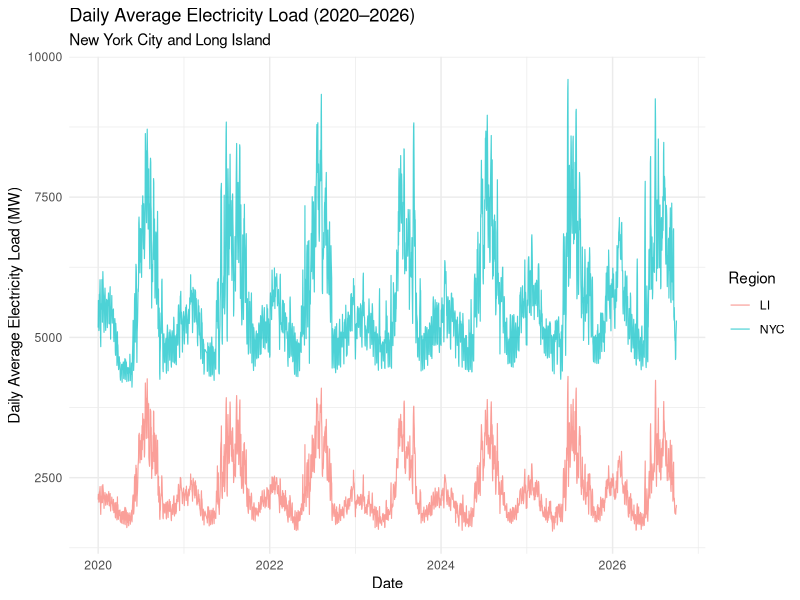
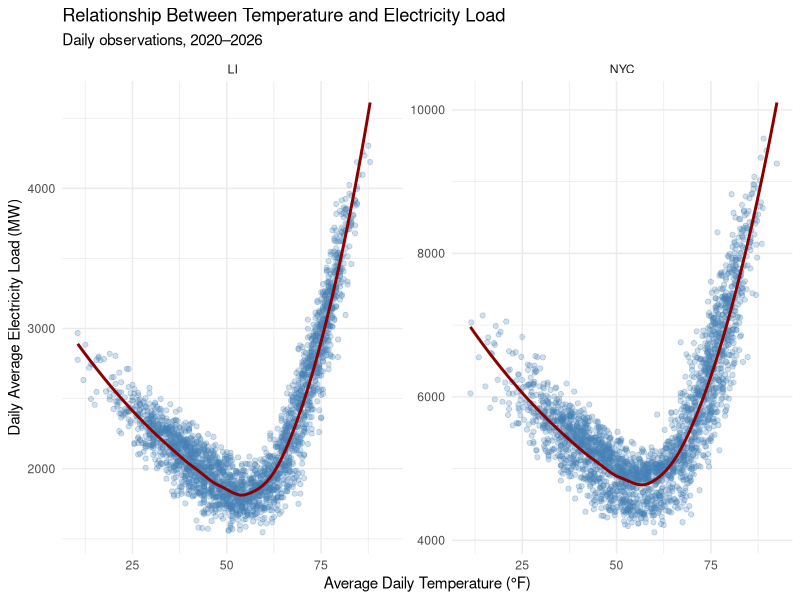
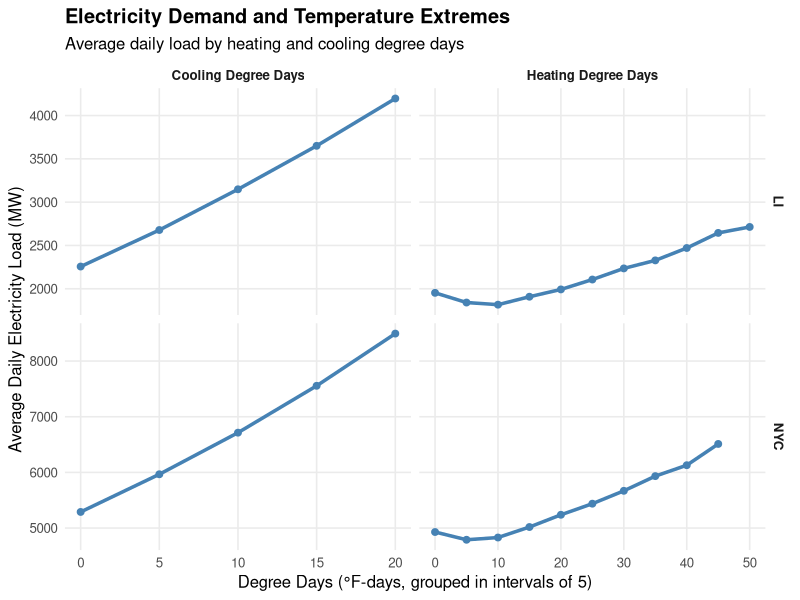
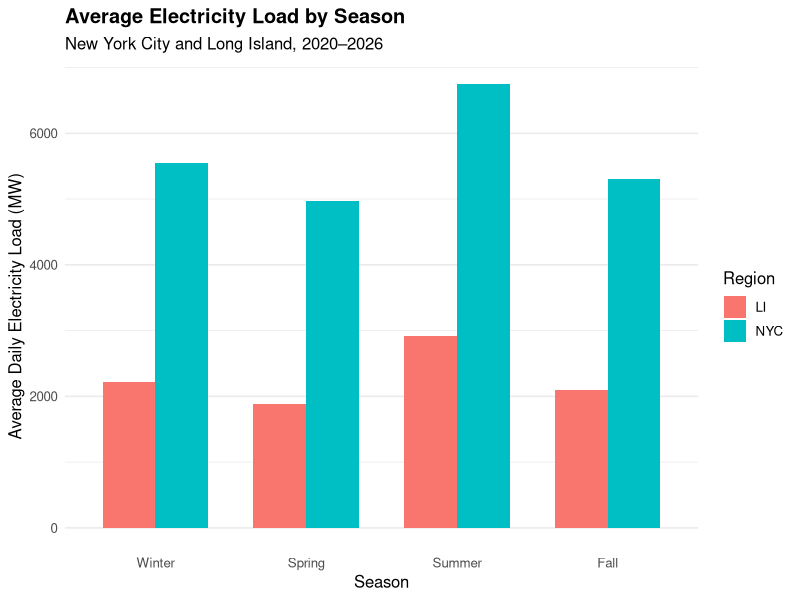
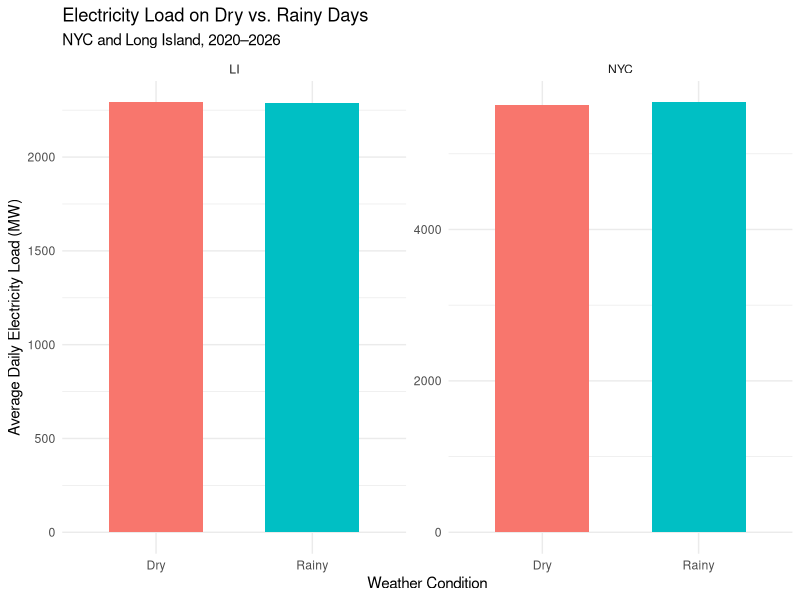
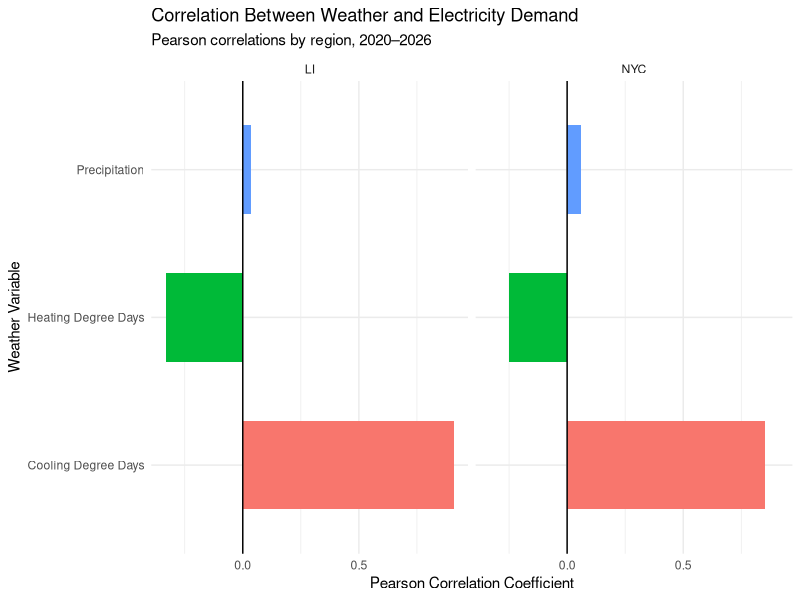

Write the R code that produced these figures, in order.
## ---- chunk 1
library(tidyverse)
library(lubridate)

# Import NOAA weather data
weather <- read_csv(
  "NOAA_Weather_All_Three_Stations.csv",
  show_col_types = FALSE
)

# Import NYISO electricity data
electricity <- read_csv(
  "nyiso_daily_average_load.csv",
  show_col_types = FALSE
)

# Check dataset dimensions
dim(weather)
dim(electricity)

# Inspect column names
names(weather)
names(electricity)

# Preview datasets
glimpse(weather)
glimpse(electricity)
## ---- chunk 2
### Prepare Daily Weather Data
weather_daily <- weather %>%
  mutate(
    TAVG = (TMAX + TMIN) / 2,
    Zone = case_when(
      NYISO_ZONE == "NYC" ~ "NYC",
      NYISO_ZONE == "Long Island" ~ "LI",
      TRUE ~ NA_character_
    )
  ) %>%
  group_by(DATE, Zone) %>%
  summarise(
    TAVG = mean(TAVG, na.rm = TRUE),
    PRCP = mean(PRCP, na.rm = TRUE),
    .groups = "drop"
  ) %>%
  mutate(
    HDD = pmax(65 - TAVG, 0),
    CDD = pmax(TAVG - 65, 0)
  )

# Verify weather data
glimpse(weather_daily)
## ---- chunk 3
# Join electricity and weather data
# Standardize electricity region names and join with weather data
combined_data <- electricity %>%
  rename(
    DATE = Date,
    Zone = Name
  ) %>%
  mutate(
    Zone = case_when(
      Zone == "N.Y.C." ~ "NYC",
      Zone == "LONGIL" ~ "LI",
      TRUE ~ NA_character_
    )
  ) %>%
  left_join(
    weather_daily,
    by = c("DATE", "Zone"),
    relationship = "one-to-one"
  ) %>%
  arrange(DATE, Zone)

# Verify results
combined_data %>% count(Zone)

colSums(is.na(combined_data))
## ---- chunk 4
combined_data %>%
  count(Zone)

combined_data %>%
  group_by(Zone) %>%
  summarise(
    Missing_Temperature = sum(is.na(TAVG)),
    Missing_Precipitation = sum(is.na(PRCP)),
    .groups = "drop"
  )
## ---- chunk 5
summary_stats <- combined_data %>%
  group_by(Zone) %>%
  summarise(
    Observations = n(),
    Mean_Load = round(mean(Daily_Average_Load), 2),
    Median_Load = round(median(Daily_Average_Load), 2),
    Min_Load = round(min(Daily_Average_Load), 2),
    Max_Load = round(max(Daily_Average_Load), 2),
    SD_Load = round(sd(Daily_Average_Load), 2),
    Mean_Temp = round(mean(TAVG), 2),
    Min_Temp = round(min(TAVG), 2),
    Max_Temp = round(max(TAVG), 2),
    Mean_PRCP = round(mean(PRCP), 3),
    .groups = "drop"
  )

print(summary_stats)
## ---- chunk 6
ggplot(combined_data,
       aes(x = DATE,
           y = Daily_Average_Load,
           color = Zone)) +
  geom_line(alpha = 0.7, linewidth = 0.4) +
  labs(
    title = "Daily Average Electricity Load (2020–2026)",
    subtitle = "New York City and Long Island",
    x = "Date",
    y = "Daily Average Electricity Load (MW)",
    color = "Region"
  ) +
  theme_minimal()
## ---- chunk 7
ggplot(combined_data,
       aes(x = TAVG, y = Daily_Average_Load)) +
  geom_point(alpha = 0.25, color = "steelblue") +
  geom_smooth(method = "loess", se = FALSE,
              color = "darkred", linewidth = 1) +
  facet_wrap(~ Zone, scales = "free_y") +
  labs(
    title = "Relationship Between Temperature and Electricity Load",
    subtitle = "Daily observations, 2020–2026",
    x = "Average Daily Temperature (°F)",
    y = "Daily Average Electricity Load (MW)"
  ) +
  theme_minimal()
## ---- chunk 8
# Prepare heating and cooling degree day data
degree_day_summary <- combined_data %>%
  pivot_longer(
    cols = c(HDD, CDD),
    names_to = "Type",
    values_to = "Degree_Days"
  ) %>%
  filter(Degree_Days > 0) %>%
  mutate(
    Degree_Day_Bin = floor(Degree_Days / 5) * 5,
    Type = recode(
      Type,
      HDD = "Heating Degree Days",
      CDD = "Cooling Degree Days"
    )
  ) %>%
  group_by(Zone, Type, Degree_Day_Bin) %>%
  summarise(
    Average_Load = mean(Daily_Average_Load),
    Days = n(),
    .groups = "drop"
  ) %>%
  filter(Days >= 5)

# Create visualization
ggplot(degree_day_summary,
       aes(x = Degree_Day_Bin, y = Average_Load)) +
  geom_line(color = "steelblue", linewidth = 1.2) +
  geom_point(color = "steelblue", size = 2) +
  facet_grid(Zone ~ Type, scales = "free") +
  labs(
    title = "Electricity Demand and Temperature Extremes",
    subtitle = "Average daily load by heating and cooling degree days",
    x = "Degree Days (°F-days, grouped in intervals of 5)",
    y = "Average Daily Electricity Load (MW)"
  ) +
  theme_minimal(base_size = 12) +
  theme(
    panel.grid.minor = element_blank(),
    strip.text = element_text(face = "bold"),
    plot.title = element_text(face = "bold")
  )
## ---- chunk 9
# Assign seasons based on calendar month
seasonal_data <- combined_data %>%
  mutate(
    Season = case_when(
      month(DATE) %in% c(12, 1, 2) ~ "Winter",
      month(DATE) %in% c(3, 4, 5) ~ "Spring",
      month(DATE) %in% c(6, 7, 8) ~ "Summer",
      TRUE ~ "Fall"
    ),
    Season = factor(
      Season,
      levels = c("Winter", "Spring", "Summer", "Fall")
    )
  )

# Calculate average electricity load by season and region
seasonal_summary <- seasonal_data %>%
  group_by(Zone, Season) %>%
  summarise(
    Average_Load = mean(Daily_Average_Load, na.rm = TRUE),
    Days = n(),
    .groups = "drop"
  )

print(seasonal_summary)

# Create seasonal comparison
ggplot(seasonal_summary,
       aes(x = Season, y = Average_Load, fill = Zone)) +
  geom_col(position = "dodge", width = 0.7) +
  labs(
    title = "Average Electricity Load by Season",
    subtitle = "New York City and Long Island, 2020–2026",
    x = "Season",
    y = "Average Daily Electricity Load (MW)",
    fill = "Region"
  ) +
  theme_minimal(base_size = 12) +
  theme(
    plot.title = element_text(face = "bold"),
    panel.grid.major.x = element_blank()
  )
## ---- chunk 10
# Calculate outlier thresholds separately for each region
outlier_data <- combined_data %>%
  group_by(Zone) %>%
  mutate(
    Q1 = quantile(Daily_Average_Load, 0.25),
    Q3 = quantile(Daily_Average_Load, 0.75),
    IQR_Load = Q3 - Q1,
    Lower_Bound = Q1 - 1.5 * IQR_Load,
    Upper_Bound = Q3 + 1.5 * IQR_Load,
    Outlier = Daily_Average_Load < Lower_Bound |
              Daily_Average_Load > Upper_Bound
  ) %>%
  ungroup()

# Count outliers by region
outlier_data %>%
  group_by(Zone) %>%
  summarise(
    Total_Observations = n(),
    Outliers = sum(Outlier),
    Outlier_Percent = round(mean(Outlier) * 100, 2),
    .groups = "drop"
  )

# View potential outliers and their weather conditions
outlier_data %>%
  filter(Outlier) %>%
  select(DATE, Zone, Daily_Average_Load, TAVG, HDD, CDD) %>%
  arrange(desc(Daily_Average_Load)) %>%
  head(15)
## ---- chunk 11
outlier_data %>%
  filter(Outlier) %>%
  group_by(Zone) %>%
  summarise(
    Total_Outliers = n(),
    Hot_Day_Outliers = sum(TAVG >= 80),
    Cold_Day_Outliers = sum(TAVG <= 32),
    .groups = "drop"
  )
## ---- chunk 12
outlier_data %>%
  filter(Outlier) %>%
  mutate(
    Outlier_Type = case_when(
      Daily_Average_Load > Upper_Bound ~ "High",
      Daily_Average_Load < Lower_Bound ~ "Low"
    )
  ) %>%
  count(Zone, Outlier_Type)
## ---- chunk 13
# Compare electricity load on dry and rainy days
precip_summary <- combined_data %>%
  mutate(
    Rain_Category = if_else(
      PRCP > 0, "Rainy", "Dry"
    )
  ) %>%
  group_by(Zone, Rain_Category) %>%
  summarise(
    Average_Load = round(mean(Daily_Average_Load), 2),
    Days = n(),
    .groups = "drop"
  )
print(precip_summary)

# Visualize results
ggplot(precip_summary,
       aes(x = Rain_Category,
           y = Average_Load,
           fill = Rain_Category)) +
  geom_col(width = 0.6) +
  facet_wrap(~ Zone, scales = "free_y") +
  labs(
    title = "Electricity Load on Dry vs. Rainy Days",
    subtitle = "NYC and Long Island, 2020–2026",
    x = "Weather Condition",
    y = "Average Daily Electricity Load (MW)"
  ) +
  theme_minimal() +
  theme(legend.position = "none")
## ---- chunk 14
# Calculate correlations separately for NYC and LI
correlation_results <- combined_data %>%
  group_by(Zone) %>%
  summarise(
    Correlation_HDD = round(
      cor(HDD, Daily_Average_Load, use = "complete.obs"),
      3
    ),
    Correlation_CDD = round(
      cor(CDD, Daily_Average_Load, use = "complete.obs"),
      3
    ),
    Correlation_PRCP = round(
      cor(PRCP, Daily_Average_Load, use = "complete.obs"),
      3
    ),
    .groups = "drop"
  )

print(correlation_results)
## ---- chunk 15
# Prepare correlations for visualization
correlation_plot <- correlation_results %>%
  pivot_longer(
    cols = starts_with("Correlation_"),
    names_to = "Weather_Variable",
    values_to = "Correlation"
  ) %>%
  mutate(
    Weather_Variable = recode(
      Weather_Variable,
      Correlation_HDD = "Heating Degree Days",
      Correlation_CDD = "Cooling Degree Days",
      Correlation_PRCP = "Precipitation"
    )
  )

# Plot correlation coefficients
ggplot(correlation_plot,
       aes(x = Weather_Variable,
           y = Correlation,
           fill = Weather_Variable)) +
  geom_col(width = 0.6) +
  geom_hline(yintercept = 0, color = "black") +
  facet_wrap(~ Zone) +
  coord_flip() +
  labs(
    title = "Correlation Between Weather and Electricity Demand",
    subtitle = "Pearson correlations by region, 2020–2026",
    x = "Weather Variable",
    y = "Pearson Correlation Coefficient"
  ) +
  theme_minimal() +
  theme(legend.position = "none")
